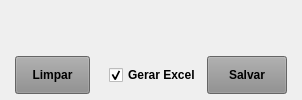
        <widget class="QWidget" name="widget_Cor8" native="true">
         <property name="styleSheet">
          <string notr="true"/>
         </property>
         <layout class="QVBoxLayout" name="verticalLayout_7">
          <property name="leftMargin">
           <number>0</number>
          </property>
          <property name="topMargin">
           <number>0</number>
          </property>
          <property name="rightMargin">
           <number>0</number>
          </property>
          <property name="bottomMargin">
           <number>0</number>
          </property>
          <item>
           <widget class="QWidget" name="widget_24" native="true"/>
          </item>
          <item>
           <widget class="QWidget" name="widget_27" native="true">
            <property name="minimumSize">
             <size>
              <width>0</width>
              <height>50</height>
             </size>
            </property>
            <property name="maximumSize">
             <size>
              <width>16777215</width>
              <height>50</height>
             </size>
            </property>
            <property name="styleSheet">
             <string notr="true"/>
            </property>
            <layout class="QHBoxLayout" name="horizontalLayout_34">
             <property name="spacing">
              <number>6</number>
             </property>
             <property name="leftMargin">
              <number>15</number>
             </property>
             <property name="topMargin">
              <number>6</number>
             </property>
             <property name="rightMargin">
              <number>15</number>
             </property>
             <property name="bottomMargin">
              <number>6</number>
             </property>
             <item>
              <widget class="QPushButton" name="btn_Limpar">
               <property name="sizePolicy">
                <sizepolicy hsizetype="Fixed" vsizetype="Preferred">
                 <horstretch>0</horstretch>
                 <verstretch>0</verstretch>
                </sizepolicy>
               </property>
               <property name="maximumSize">
                <size>
                 <width>75</width>
                 <height>16777215</height>
                </size>
               </property>
               <property name="font">
                <font>
                 <pointsize>9</pointsize>
                 <weight>75</weight>
                 <bold>true</bold>
                </font>
               </property>
               <property name="cursor">
                <cursorShape>PointingHandCursor</cursorShape>
               </property>
               <property name="layoutDirection">
                <enum>Qt::LeftToRight</enum>
               </property>
               <property name="autoFillBackground">
                <bool>false</bool>
               </property>
               <property name="styleSheet">
                <string notr="true">background-color: rgb(141, 141, 141);</string>
               </property>
               <property name="text">
                <string>Limpar</string>
               </property>
               <property name="checkable">
                <bool>false</bool>
               </property>
               <property name="autoDefault">
                <bool>false</bool>
               </property>
               <property name="default">
                <bool>false</bool>
               </property>
               <property name="flat">
                <bool>false</bool>
               </property>
              </widget>
             </item>
             <item>
              <widget class="QLabel" name="label_41">
               <property name="text">
                <string/>
               </property>
              </widget>
             </item>
             <item>
              <widget class="QCheckBox" name="check_Excel">
               <property name="sizePolicy">
                <sizepolicy hsizetype="Preferred" vsizetype="Preferred">
                 <horstretch>0</horstretch>
                 <verstretch>0</verstretch>
                </sizepolicy>
               </property>
               <property name="font">
                <font>
                 <pointsize>9</pointsize>
                 <weight>75</weight>
                 <bold>true</bold>
                </font>
               </property>
               <property name="text">
                <string>Gerar Excel</string>
               </property>
               <property name="checked">
                <bool>true</bool>
               </property>
              </widget>
             </item>
             <item>
              <widget class="QPushButton" name="btn_Salvar">
               <property name="sizePolicy">
                <sizepolicy hsizetype="Fixed" vsizetype="Preferred">
                 <horstretch>0</horstretch>
                 <verstretch>0</verstretch>
                </sizepolicy>
               </property>
               <property name="maximumSize">
                <size>
                 <width>80</width>
                 <height>16777215</height>
                </size>
               </property>
               <property name="font">
                <font>
                 <pointsize>9</pointsize>
                 <weight>75</weight>
                 <bold>true</bold>
                </font>
               </property>
               <property name="cursor">
                <cursorShape>PointingHandCursor</cursorShape>
               </property>
               <property name="styleSheet">
                <string notr="true">background-color: rgb(141, 141, 141);</string>
               </property>
               <property name="text">
                <string>Salvar</string>
               </property>
              </widget>
             </item>
            </layout>
           </widget>
          </item>
         </layout>
        </widget>
